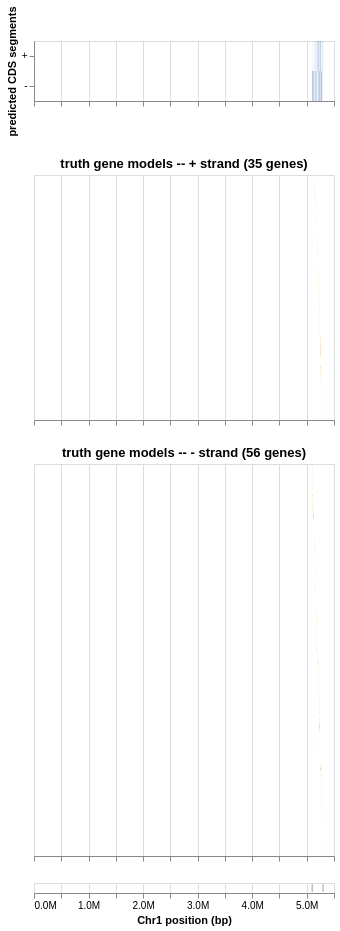

Notebook cell for this chart:
### Markdown cell above
## Gene-model diagrams (predicted vs truth)

One lane per truth mRNA (orange CDS blocks on a grey intron backbone), strand-separated panels,
with the predicted CDS segments (blue) as strand tracks on top — all on the shared locus
coordinate axis. The embedded vega output renders in the GitHub notebook viewer.

### Code cell
import json

import altair as alt
import pandas as pd
import vl_convert as vlc
from IPython.display import display

alt.data_transformers.enable("default", max_rows=None)

# Genomic 1-based closed display coordinates throughout.
truth_cds_df = pd.DataFrame(
    [
        {"gene": mrna_id, "start": s0 + 1, "end": e0}
        for s0, e0, strand, mrna_id in truth_cds
        if strand == "+"
    ]
    + [
        {"gene": mrna_id, "start": s0 + 1, "end": e0}
        for s0, e0, strand, mrna_id in truth_cds
        if strand == "-"
    ]
)
span_records = {"+": [], "-": []}
for g1_start, g1_end, g_strand, g_id in gene_spans:
    span_records[g_strand].append({"gene": g_id, "start": g1_start, "end": g1_end})
pred_records = []
for strand in ("+", "-"):
    for s, e in predicted_segments[strand]:
        pred_records.append({"strand": strand, "start": s + genomic_offset + 1, "end": e + genomic_offset})
pred_track_df = pd.DataFrame(pred_records)

gene_orders = {}
for strand in ("+", "-"):
    ordered = sorted(span_records[strand], key=lambda r: r["start"])
    gene_orders[strand] = [r["gene"] for r in ordered]

predicted_track = (
    alt.Chart(pred_track_df)
    .mark_rect(color="#4c78a8")
    .encode(
        x=alt.X("start:Q").title(None).axis(format="s", labels=False),
        x2=alt.X2("end:Q"),
        y=alt.Y("strand:N").title("predicted CDS segments"),
    )
    .properties(height=60)
)


def gene_panel(strand):
    spans_df = pd.DataFrame(span_records[strand])
    order = gene_orders[strand]
    cds_df = truth_cds_df[truth_cds_df["gene"].isin(order)]
    backbone = (
        alt.Chart(spans_df)
        .mark_rule(color="#999999")
        .encode(
            x=alt.X("start:Q").title(None).axis(format="s", labels=False),
            x2=alt.X2("end:Q"),
            y=alt.Y("gene:N").sort(order).axis(None),
        )
    )
    blocks = (
        alt.Chart(cds_df)
        .mark_rect(color="#f58518")
        .encode(
            x=alt.X("start:Q").title(None).axis(format="s", labels=False),
            x2=alt.X2("end:Q"),
            y=alt.Y("gene:N").sort(order).axis(None),
        )
    )
    return (
        (backbone + blocks)
        .properties(
            height={"step": 7},
            title=f"truth gene models -- {strand} strand ({len(order)} genes)",
        )
        .interactive()
    )


x_axis = (
    alt.Chart(pd.DataFrame({"x": [locus_start, locus_end]}))
    .mark_tick()
    .encode(x=alt.X("x:Q").title("Chr1 position (bp)").axis(format="s"))
    .properties(height=10)
)

gene_model_chart = alt.vconcat(
    predicted_track,
    gene_panel("+"),
    gene_panel("-"),
    x_axis,
).resolve_scale(x="shared")

# Embed the figure as inline vega JSON (no external files, no binaries): the
# compiled vega spec renders in the GitHub notebook viewer and the native
# vega-lite spec rides along for newer front-ends. Rounding coordinates and
# the per-gene-lane layout keep the embedded payloads inside the 2 MB budget.
vegalite_spec = json.loads(gene_model_chart.to_json())
vega_spec = vlc.vegalite_to_vega(vegalite_spec)
display(
    {
        "application/vnd.vega.v6+json": vega_spec,
        "application/vnd.vegalite.v6.json": json.dumps(vegalite_spec),
        "text/plain": (
            "PlantHelixSeek Anno predicted CDS segments (blue) vs TAIR10 truth "
            "gene models (orange CDS blocks on grey intron backbones)"
        ),
    },
    raw=True,
)
print(f"figure_truth_genes_plus={len(gene_orders['+'])}")
print(f"figure_truth_genes_minus={len(gene_orders['-'])}")

### Figure 1 — Vega specification as saved in the notebook (floating-point values rounded to 4 significant figures; data arrays with more than 128 entries replaced by an {"elided": "..."} marker saying what was removed)
{"$schema": "https://vega.github.io/schema/vega/v6.json", "background": "white", "data": [{"name": "param_1e9efca18e7a2868_store"}, {"name": "data-a749c1192091ce6a59f0f508302783ef", "values": {"elided": "394 records"}}, {"name": "data-364f5f8d1bfadfa66cac1feeaf64b8f2", "values": [{"end": 5126151, "gene": "AT1G14860.1", "start": 5124742}, {"end": 5137957, "gene": "AT1G14890.1", "start": 5137014}, {"end": 5151354, "gene": "AT1G14920.1", "start": 5149226}, {"end": 5170066, "gene": "AT1G15000.1", "start": 5168596}, {"end": 5171742, "gene": "AT1G15010.1", "start": 5171207}, {"end": 5172923, "gene": "AT1G15015.1", "start": 5172081}, {"end": 5180049, "gene": "AT1G15030.1", "start": 5177529}, {"end": 5181964, "gene": "AT1G15045.1", "start": 5181857}, {"end": 5189673, "gene": "AT1G15080.1", "start": 5187626}, {"end": 5202175, "gene": "AT1G15110.1", "start": 5199018}, {"end": 5202175, "gene": "AT1G15110.2", "start": 5199018}, {"end": 5204193, "gene": "AT1G15120.1", "start": 5202854}, {"end": 5204193, "gene": "AT1G15120.2", "start": 5202648}, {"end": 5205912, "gene": "AT1G15125.1", "start": 5204625}, {"end": 5214858, "gene": "AT1G15150.1", "start": 5212615}, {"end": 5217545, "gene": "AT1G15160.1", "start": 5215475}, {"end": 5222973, "gene": "AT1G15170.1", "start": 5220641}, {"end": 5226702, "gene": "AT1G15180.1", "start": 5224385}, {"end": 5226702, "gene": "AT1G15180.2", "start": 5224411}, {"end": 5228202, "gene": "AT1G15190.1", "start": 5227053}, {"end": 5240033, "gene": "AT1G15215.1", "start": 5238102}, {"end": 5240051, "gene": "AT1G15215.2", "start": 5238065}, {"end": 5240033, "gene": "AT1G15215.3", "start": 5238065}, {"end": 5246671, "gene": "AT1G15240.1", "start": 5243450}, {"end": 5248604, "gene": "AT1G15240.2", "start": 5243450}, {"end": 5248604, "gene": "AT1G15240.3", "start": 5243450}, {"end": 5250573, "gene": "AT1G15260.1", "start": 5249760}, {"end": 5256753, "gene": "AT1G15280.1", "start": 5252315}, {"end": 5256751, "gene": "AT1G15280.2", "start": 5252317}, {"end": 5275602, "gene": "AT1G15330.1", "start": 5274346}, {"end": 5284673, "gene": "AT1G15360.1", "start": 5283538}, {"end": 5288577, "gene": "AT1G15370.1", "start": 5287047}, {"end": 5292535, "gene": "AT1G15380.1", "start": 5290745}, {"end": 5292535, "gene": "AT1G15380.2", "start": 5290747}, {"end": 5295797, "gene": "AT1G15390.1", "start": 5294629}]}, {"name": "data-a360635d6a704cb547a282cec9e6143f", "values": {"elided": "193 records"}}, {"name": "data-69d2dfa470c8604511c51ca625ecf408", "values": [{"end": 5104695, "gene": "AT1G14810.1", "start": 5102424}, {"end": 5106949, "gene": "AT1G14820.1", "start": 5105127}, {"end": 5106861, "gene": "AT1G14820.2", "start": 5105018}, {"end": 5106954, "gene": "AT1G14820.3", "start": 5105114}, {"end": 5111670, "gene": "AT1G14830.1", "start": 5107421}, {"end": 5115428, "gene": "AT1G14840.1", "start": 5112084}, {"end": 5115497, "gene": "AT1G14840.2", "start": 5111955}, {"end": 5123259, "gene": "AT1G14850.1", "start": 5116696}, {"end": 5129523, "gene": "AT1G14870.1", "start": 5128375}, {"end": 5133716, "gene": "AT1G14880.1", "start": 5132535}, {"end": 5139432, "gene": "AT1G14900.1", "start": 5138334}, {"end": 5143689, "gene": "AT1G14910.1", "start": 5139712}, {"end": 5153084, "gene": "AT1G14930.1", "start": 5152263}, {"end": 5155563, "gene": "AT1G14940.1", "start": 5154537}, {"end": 5155564, "gene": "AT1G14940.2", "start": 5154544}, {"end": 5158269, "gene": "AT1G14950.1", "start": 5157336}, {"end": 5160083, "gene": "AT1G14960.1", "start": 5159199}, {"end": 5164917, "gene": "AT1G14970.1", "start": 5161949}, {"end": 5166745, "gene": "AT1G14980.1", "start": 5165628}, {"end": 5168243, "gene": "AT1G14990.1", "start": 5167147}, {"end": 5168264, "gene": "AT1G14990.2", "start": 5167031}, {"end": 5176220, "gene": "AT1G15020.1", "start": 5173097}, {"end": 5176223, "gene": "AT1G15020.2", "start": 5173125}, {"end": 5181389, "gene": "AT1G15040.1", "start": 5179887}, {"end": 5181374, "gene": "AT1G15040.2", "start": 5179894}, {"end": 5183243, "gene": "AT1G15050.1", "start": 5182256}, {"end": 5186974, "gene": "AT1G15060.1", "start": 5183607}, {"end": 5194203, "gene": "AT1G15100.1", "start": 5193426}, {"end": 5209915, "gene": "AT1G15130.1", "start": 5206002}, {"end": 5212349, "gene": "AT1G15140.1", "start": 5210206}, {"end": 5212349, "gene": "AT1G15140.2", "start": 5210282}, {"end": 5212349, "gene": "AT1G15140.3", "start": 5210245}, {"end": 5220113, "gene": "AT1G15165.1", "start": 5217719}, {"end": 5231184, "gene": "AT1G15200.1", "start": 5228300}, {"end": 5231184, "gene": "AT1G15200.2", "start": 5228300}, {"end": 5231184, "gene": "AT1G15200.3", "start": 5228300}, {"end": 5231184, "gene": "AT1G15200.4", "start": 5228300}, {"end": 5236573, "gene": "AT1G15210.1", "start": 5231348}, {"end": 5241538, "gene": "AT1G15220.1", "start": 5240199}, {"end": 5241521, "gene": "AT1G15220.2", "start": 5240029}, {"end": 5243227, "gene": "AT1G15230.1", "start": 5242198}, {"end": 5249474, "gene": "AT1G15250.1", "start": 5248664}, {"end": 5252121, "gene": "AT1G15270.1", "start": 5250650}, {"end": 5264942, "gene": "AT1G15290.1", "start": 5257046}, {"end": 5272058, "gene": "AT1G15310.1", "start": 5269019}, {"end": 5274013, "gene": "AT1G15320.1", "start": 5272256}, {"end": 5274074, "gene": "AT1G15320.2", "start": 5272256}, {"end": 5277689, "gene": "AT1G15340.1", "start": 5275677}, {"end": 5277689, "gene": "AT1G15340.2", "start": 5275677}, {"end": 5279877, "gene": "AT1G15350.1", "start": 5278260}, {"end": 5279873, "gene": "AT1G15350.2", "start": 5278260}, {"end": 5279865, "gene": "AT1G15350.3", "start": 5278291}, {"end": 5293265, "gene": "AT1G15385.1", "start": 5292756}, {"end": 5296882, "gene": "AT1G15400.1", "start": 5295827}, {"end": 5296902, "gene": "AT1G15400.2", "start": 5296225}, {"end": 5296824, "gene": "AT1G15400.3", "start": 5295773}]}, {"name": "data-6fc53890bfcdd831c9173b2ccd9f30e4", "values": {"elided": "327 records"}}, {"name": "data-fee6428c0ef57133f167a5eac6ab2174", "values": [{"x": 5100001}, {"x": 5300000}]}, {"name": "data_0", "source": "data-a749c1192091ce6a59f0f508302783ef", "transform": [{"expr": "isValid(datum[\"start\"]) && isFinite(+datum[\"start\"])", "type": "filter"}]}, {"name": "data_1", "source": "data-364f5f8d1bfadfa66cac1feeaf64b8f2", "transform": [{"as": "y_gene_sort_index", "expr": "datum[\"gene\"]===\"AT1G14860.1\" ? 0 : datum[\"gene\"]===\"AT1G14890.1\" ? 1 : datum[\"gene\"]===\"AT1G14920.1\" ? 2 : datum[\"gene\"]===\"AT1G15000.1\" ? 3 : datum[\"gene\"]===\"AT1G15010.1\" ? 4 : datum[\"gene\"]===\"AT1G15015.1\" ? 5 : datum[\"gene\"]===\"AT1G15030.1\" ? 6 : datum[\"gene\"]===\"AT1G15045.1\" ? 7 : datum[\"gene\"]===\"AT1G15080.1\" ? 8 : datum[\"gene\"]===\"AT1G15110.1\" ? 9 : datum[\"gene\"]===\"AT1G15110.2\" ? 10 : datum[\"gene\"]===\"AT1G15120.2\" ? 11 : datum[\"gene\"]===\"AT1G15120.1\" ? 12 : datum[\"gene\"]===\"AT1G15125.1\" ? 13 : datum[\"gene\"]===\"AT1G15150.1\" ? 14 : datum[\"gene\"]===\"AT1G15160.1\" ? 15 : datum[\"gene\"]===\"AT1G15170.1\" ? 16 : datum[\"gene\"]===\"AT1G15180.1\" ? 17 : datum[\"gene\"]===\"AT1G15180.2\" ? 18 : datum[\"gene\"]===\"AT1G15190.1\" ? 19 : datum[\"gene\"]===\"AT1G15215.2\" ? 20 : datum[\"gene\"]===\"AT1G15215.3\" ? 21 : datum[\"gene\"]===\"AT1G15215.1\" ? 22 : datum[\"gene\"]===\"AT1G15240.1\" ? 23 : datum[\"gene\"]===\"AT1G15240.2\" ? 24 : datum[\"gene\"]===\"AT1G15240.3\" ? 25 : datum[\"gene\"]===\"AT1G15260.1\" ? 26 : datum[\"gene\"]===\"AT1G15280.1\" ? 27 : datum[\"gene\"]===\"AT1G15280.2\" ? 28 : datum[\"gene\"]===\"AT1G15330.1\" ? 29 : datum[\"gene\"]===\"AT1G15360.1\" ? 30 : datum[\"gene\"]===\"AT1G15370.1\" ? 31 : datum[\"gene\"]===\"AT1G15380.1\" ? 32 : datum[\"gene\"]===\"AT1G15380.2\" ? 33 : datum[\"gene\"]===\"AT1G15390.1\" ? 34 : 35", "type": "formula"}]}, {"name": "data_2", "source": "data_1", "transform": [{"expr": "isValid(datum[\"start\"]) && isFinite(+datum[\"start\"])", "type": "filter"}]}, {"name": "data_3", "source": "data-a360635d6a704cb547a282cec9e6143f", "transform": [{"as": "y_gene_sort_index", "expr": "datum[\"gene\"]===\"AT1G14860.1\" ? 0 : datum[\"gene\"]===\"AT1G14890.1\" ? 1 : datum[\"gene\"]===\"AT1G14920.1\" ? 2 : datum[\"gene\"]===\"AT1G15000.1\" ? 3 : datum[\"gene\"]===\"AT1G15010.1\" ? 4 : datum[\"gene\"]===\"AT1G15015.1\" ? 5 : datum[\"gene\"]===\"AT1G15030.1\" ? 6 : datum[\"gene\"]===\"AT1G15045.1\" ? 7 : datum[\"gene\"]===\"AT1G15080.1\" ? 8 : datum[\"gene\"]===\"AT1G15110.1\" ? 9 : datum[\"gene\"]===\"AT1G15110.2\" ? 10 : datum[\"gene\"]===\"AT1G15120.2\" ? 11 : datum[\"gene\"]===\"AT1G15120.1\" ? 12 : datum[\"gene\"]===\"AT1G15125.1\" ? 13 : datum[\"gene\"]===\"AT1G15150.1\" ? 14 : datum[\"gene\"]===\"AT1G15160.1\" ? 15 : datum[\"gene\"]===\"AT1G15170.1\" ? 16 : datum[\"gene\"]===\"AT1G15180.1\" ? 17 : datum[\"gene\"]===\"AT1G15180.2\" ? 18 : datum[\"gene\"]===\"AT1G15190.1\" ? 19 : datum[\"gene\"]===\"AT1G15215.2\" ? 20 : datum[\"gene\"]===\"AT1G15215.3\" ? 21 : datum[\"gene\"]===\"AT1G15215.1\" ? 22 : datum[\"gene\"]===\"AT1G15240.1\" ? 23 : datum[\"gene\"]===\"AT1G15240.2\" ? 24 : datum[\"gene\"]===\"AT1G15240.3\" ? 25 : datum[\"gene\"]===\"AT1G15260.1\" ? 26 : datum[\"gene\"]===\"AT1G15280.1\" ? 27 : datum[\"gene\"]===\"AT1G15280.2\" ? 28 : datum[\"gene\"]===\"AT1G15330.1\" ? 29 : datum[\"gene\"]===\"AT1G15360.1\" ? 30 : datum[\"gene\"]===\"AT1G15370.1\" ? 31 : datum[\"gene\"]===\"AT1G15380.1\" ? 32 : datum[\"gene\"]===\"AT1G15380.2\" ? 33 : datum[\"gene\"]===\"AT1G15390.1\" ? 34 : 35", "type": "formula"}]}, {"name": "data_4", "source": "data_3", "transform": [{"expr": "isValid(datum[\"start\"]) && isFinite(+datum[\"start\"])", "type": "filter"}]}, {"name": "data_5", "source": "data-69d2dfa470c8604511c51ca625ecf408", "transform": [{"as": "y_gene_sort_index", "expr": "datum[\"gene\"]===\"AT1G14810.1\" ? 0 : datum[\"gene\"]===\"AT1G14820.2\" ? 1 : datum[\"gene\"]===\"AT1G14820.3\" ? 2 : datum[\"gene\"]===\"AT1G14820.1\" ? 3 : datum[\"gene\"]===\"AT1G14830.1\" ? 4 : datum[\"gene\"]===\"AT1G14840.2\" ? 5 : datum[\"gene\"]===\"AT1G14840.1\" ? 6 : datum[\"gene\"]===\"AT1G14850.1\" ? 7 : datum[\"gene\"]===\"AT1G14870.1\" ? 8 : datum[\"gene\"]===\"AT1G14880.1\" ? 9 : datum[\"gene\"]===\"AT1G14900.1\" ? 10 : datum[\"gene\"]===\"AT1G14910.1\" ? 11 : datum[\"gene\"]===\"AT1G14930.1\" ? 12 : datum[\"gene\"]===\"AT1G14940.1\" ? 13 : datum[\"gene\"]===\"AT1G14940.2\" ? 14 : datum[\"gene\"]===\"AT1G14950.1\" ? 15 : datum[\"gene\"]===\"AT1G14960.1\" ? 16 : datum[\"gene\"]===\"AT1G14970.1\" ? 17 : datum[\"gene\"]===\"AT1G14980.1\" ? 18 : datum[\"gene\"]===\"AT1G14990.2\" ? 19 : datum[\"gene\"]===\"AT1G14990.1\" ? 20 : datum[\"gene\"]===\"AT1G15020.1\" ? 21 : datum[\"gene\"]===\"AT1G15020.2\" ? 22 : datum[\"gene\"]===\"AT1G15040.1\" ? 23 : datum[\"gene\"]===\"AT1G15040.2\" ? 24 : datum[\"gene\"]===\"AT1G15050.1\" ? 25 : datum[\"gene\"]===\"AT1G15060.1\" ? 26 : datum[\"gene\"]===\"AT1G15100.1\" ? 27 : datum[\"gene\"]===\"AT1G15130.1\" ? 28 : datum[\"gene\"]===\"AT1G15140.1\" ? 29 : datum[\"gene\"]===\"AT1G15140.3\" ? 30 : datum[\"gene\"]===\"AT1G15140.2\" ? 31 : datum[\"gene\"]===\"AT1G15165.1\" ? 32 : datum[\"gene\"]===\"AT1G15200.1\" ? 33 : datum[\"gene\"]===\"AT1G15200.2\" ? 34 : datum[\"gene\"]===\"AT1G15200.3\" ? 35 : datum[\"gene\"]===\"AT1G15200.4\" ? 36 : datum[\"gene\"]===\"AT1G15210.1\" ? 37 : datum[\"gene\"]===\"AT1G15220.2\" ? 38 : datum[\"gene\"]===\"AT1G15220.1\" ? 39 : datum[\"gene\"]===\"AT1G15230.1\" ? 40 : datum[\"gene\"]===\"AT1G15250.1\" ? 41 : datum[\"gene\"]===\"AT1G15270.1\" ? 42 : datum[\"gene\"]===\"AT1G15290.1\" ? 43 : datum[\"gene\"]===\"AT1G15310.1\" ? 44 : datum[\"gene\"]===\"AT1G15320.1\" ? 45 : datum[\"gene\"]===\"AT1G15320.2\" ? 46 : datum[\"gene\"]===\"AT1G15340.1\" ? 47 : datum[\"gene\"]===\"AT1G15340.2\" ? 48 : datum[\"gene\"]===\"AT1G15350.1\" ? 49 : datum[\"gene\"]===\"AT1G15350.2\" ? 50 : datum[\"gene\"]===\"AT1G15350.3\" ? 51 : datum[\"gene\"]===\"AT1G15385.1\" ? 52 : datum[\"gene\"]===\"AT1G15400.3\" ? 53 : datum[\"gene\"]===\"AT1G15400.1\" ? 54 : datum[\"gene\"]===\"AT1G15400.2\" ? 55 : 56", "type": "formula"}]}, {"name": "data_6", "source": "data_5", "transform": [{"expr": "isValid(datum[\"start\"]) && isFinite(+datum[\"start\"])", "type": "filter"}]}, {"name": "data_7", "source": "data-6fc53890bfcdd831c9173b2ccd9f30e4", "transform": [{"as": "y_gene_sort_index", "expr": "datum[\"gene\"]===\"AT1G14810.1\" ? 0 : datum[\"gene\"]===\"AT1G14820.2\" ? 1 : datum[\"gene\"]===\"AT1G14820.3\" ? 2 : datum[\"gene\"]===\"AT1G14820.1\" ? 3 : datum[\"gene\"]===\"AT1G14830.1\" ? 4 : datum[\"gene\"]===\"AT1G14840.2\" ? 5 : datum[\"gene\"]===\"AT1G14840.1\" ? 6 : datum[\"gene\"]===\"AT1G14850.1\" ? 7 : datum[\"gene\"]===\"AT1G14870.1\" ? 8 : datum[\"gene\"]===\"AT1G14880.1\" ? 9 : datum[\"gene\"]===\"AT1G14900.1\" ? 10 : datum[\"gene\"]===\"AT1G14910.1\" ? 11 : datum[\"gene\"]===\"AT1G14930.1\" ? 12 : datum[\"gene\"]===\"AT1G14940.1\" ? 13 : datum[\"gene\"]===\"AT1G14940.2\" ? 14 : datum[\"gene\"]===\"AT1G14950.1\" ? 15 : datum[\"gene\"]===\"AT1G14960.1\" ? 16 : datum[\"gene\"]===\"AT1G14970.1\" ? 17 : datum[\"gene\"]===\"AT1G14980.1\" ? 18 : datum[\"gene\"]===\"AT1G14990.2\" ? 19 : datum[\"gene\"]===\"AT1G14990.1\" ? 20 : datum[\"gene\"]===\"AT1G15020.1\" ? 21 : datum[\"gene\"]===\"AT1G15020.2\" ? 22 : datum[\"gene\"]===\"AT1G15040.1\" ? 23 : datum[\"gene\"]===\"AT1G15040.2\" ? 24 : datum[\"gene\"]===\"AT1G15050.1\" ? 25 : datum[\"gene\"]===\"AT1G15060.1\" ? 26 : datum[\"gene\"]===\"AT1G15100.1\" ? 27 : datum[\"gene\"]===\"AT1G15130.1\" ? 28 : datum[\"gene\"]===\"AT1G15140.1\" ? 29 : datum[\"gene\"]===\"AT1G15140.3\" ? 30 : datum[\"gene\"]===\"AT1G15140.2\" ? 31 : datum[\"gene\"]===\"AT1G15165.1\" ? 32 : datum[\"gene\"]===\"AT1G15200.1\" ? 33 : datum[\"gene\"]===\"AT1G15200.2\" ? 34 : datum[\"gene\"]===\"AT1G15200.3\" ? 35 : datum[\"gene\"]===\"AT1G15200.4\" ? 36 : datum[\"gene\"]===\"AT1G15210.1\" ? 37 : datum[\"gene\"]===\"AT1G15220.2\" ? 38 : datum[\"gene\"]===\"AT1G15220.1\" ? 39 : datum[\"gene\"]===\"AT1G15230.1\" ? 40 : datum[\"gene\"]===\"AT1G15250.1\" ? 41 : datum[\"gene\"]===\"AT1G15270.1\" ? 42 : datum[\"gene\"]===\"AT1G15290.1\" ? 43 : datum[\"gene\"]===\"AT1G15310.1\" ? 44 : datum[\"gene\"]===\"AT1G15320.1\" ? 45 : datum[\"gene\"]===\"AT1G15320.2\" ? 46 : datum[\"gene\"]===\"AT1G15340.1\" ? 47 : datum[\"gene\"]===\"AT1G15340.2\" ? 48 : datum[\"gene\"]===\"AT1G15350.1\" ? 49 : datum[\"gene\"]===\"AT1G15350.2\" ? 50 : datum[\"gene\"]===\"AT1G15350.3\" ? 51 : datum[\"gene\"]===\"AT1G15385.1\" ? 52 : datum[\"gene\"]===\"AT1G15400.3\" ? 53 : datum[\"gene\"]===\"AT1G15400.1\" ? 54 : datum[\"gene\"]===\"AT1G15400.2\" ? 55 : 56", "type": "formula"}]}, {"name": "data_8", "source": "data_7", "transform": [{"expr": "isValid(datum[\"start\"]) && isFinite(+datum[\"start\"])", "type": "filter"}]}, {"name": "data_9", "source": "data-fee6428c0ef57133f167a5eac6ab2174", "transform": [{"expr": "isValid(datum[\"x\"]) && isFinite(+datum[\"x\"])", "type": "filter"}]}], "layout": {"align": "each", "bounds": "full", "columns": 1, "padding": 20}, "marks": [{"axes": [{"aria": false, "domain": false, "grid": true, "gridScale": "concat_0_y", "labels": false, "maxExtent": 0, "minExtent": 0, "orient": "bottom", "scale": "x", "tickCount": {"signal": "ceil(width/40)"}, "ticks": false, "zindex": 0}, {"format": "s", "grid": false, "labelFlush": true, "labelOverlap": true, "labels": false, "orient": "bottom", "scale": "x", "tickCount": {"signal": "ceil(width/40)"}, "zindex": 0}, {"grid": false, "orient": "left", "scale": "concat_0_y", "title": "predicted CDS segments", "zindex": 1}], "encode": {"update": {"height": {"signal": "concat_0_height"}, "width": {"signal": "width"}}}, "marks": [{"clip": true, "encode": {"update": {"description": {"signal": "\"start: \" + (format(datum[\"start\"], \"s\")) + \"; predicted CDS segments: \" + (isValid(datum[\"strand\"]) ? isArray(datum[\"strand\"]) ? join(datum[\"strand\"], ' ') : datum[\"strand\"] : \"\"+datum[\"strand\"]) + \"; end: \" + (format(datum[\"end\"], \"\"))"}, "fill": {"value": "#4c78a8"}, "height": {"signal": "max(0.25, bandwidth('concat_0_y'))"}, "x": {"field": "start", "scale": "x"}, "x2": {"field": "end", "scale": "x"}, "y": {"field": "strand", "scale": "concat_0_y"}}}, "from": {"data": "data_0"}, "interactive": false, "name": "concat_0_marks", "style": ["rect"], "type": "rect"}], "name": "concat_0_group", "style": "cell", "type": "group"}, {"axes": [{"aria": false, "domain": false, "grid": true, "gridScale": "concat_1_y", "labels": false, "maxExtent": 0, "minExtent": 0, "orient": "bottom", "scale": "x", "tickCount": {"signal": "ceil(width/40)"}, "ticks": false, "zindex": 0}, {"format": "s", "grid": false, "labelFlush": true, "labelOverlap": true, "labels": false, "orient": "bottom", "scale": "x", "tickCount": {"signal": "ceil(width/40)"}, "zindex": 0}], "encode": {"update": {"height": {"signal": "concat_1_height"}, "width": {"signal": "width"}}}, "marks": [{"clip": true, "encode": {"update": {"description": {"signal": "\"start: \" + (format(datum[\"start\"], \"s\")) + \"; gene: \" + (isValid(datum[\"gene\"]) ? isArray(datum[\"gene\"]) ? join(datum[\"gene\"], ' ') : datum[\"gene\"] : \"\"+datum[\"gene\"]) + \"; end: \" + (format(datum[\"end\"], \"\"))"}, "stroke": {"value": "#999999"}, "x": {"field": "start", "scale": "x"}, "x2": {"field": "end", "scale": "x"}, "y": {"band": 0.5, "field": "gene", "scale": "concat_1_y"}}}, "from": {"data": "data_2"}, "interactive": true, "name": "view_e1825d67d9f71d9e_1_marks", "style": ["rule"], "type": "rule"}, {"clip": true, "encode": {"update": {"description": {"signal": "\"start: \" + (format(datum[\"start\"], \"s\")) + \"; gene: \" + (isValid(datum[\"gene\"]) ? isArray(datum[\"gene\"]) ? join(datum[\"gene\"], ' ') : datum[\"gene\"] : \"\"+datum[\"gene\"]) + \"; end: \" + (format(datum[\"end\"], \"\"))"}, "fill": {"value": "#f58518"}, "height": {"signal": "max(0.25, bandwidth('concat_1_y'))"}, "x": {"field": "start", "scale": "x"}, "x2": {"field": "end", "scale": "x"}, "y": {"field": "gene", "scale": "concat_1_y"}}}, "from": {"data": "data_4"}, "interactive": false, "name": "concat_1_layer_1_marks", "style": ["rect"], "type": "rect"}], "name": "concat_1_group", "signals": [{"name": "param_1e9efca18e7a2868_start", "on": [{"events": [{"source": "view", "type": "dblclick"}], "update": "null"}, {"events": {"signal": "param_1e9efca18e7a2868_translate_delta"}, "update": "panLinear(param_1e9efca18e7a2868_translate_anchor.extent_x, -param_1e9efca18e7a2868_translate_delta.x / width)"}, {"events": {"signal": "param_1e9efca18e7a2868_zoom_delta"}, "update": "zoomLinear(domain(\"x\"), param_1e9efca18e7a2868_zoom_anchor.x, param_1e9efca18e7a2868_zoom_delta)"}], "push": "outer"}, {"name": "param_1e9efca18e7a2868_gene", "on": [{"events": [{"source": "view", "type": "dblclick"}], "update": "null"}, {"events": {"signal": "param_1e9efca18e7a2868_translate_delta"}, "update": "panLinear(param_1e9efca18e7a2868_translate_anchor.extent_y, param_1e9efca18e7a2868_translate_delta.y / concat_1_height)"}, {"events": {"signal": "param_1e9efca18e7a2868_zoom_delta"}, "update": "zoomLinear(domain(\"concat_1_y\"), param_1e9efca18e7a2868_zoom_anchor.y, param_1e9efca18e7a2868_zoom_delta)"}]}, {"name": "param_1e9efca18e7a2868_tuple", "on": [{"events": [{"signal": "param_1e9efca18e7a2868_start || param_1e9efca18e7a2868_gene"}], "update": "param_1e9efca18e7a2868_start && param_1e9efca18e7a2868_gene ? {unit: \"view_e1825d67d9f71d9e_1\", fields: param_1e9efca18e7a2868_tuple_fields, values: [param_1e9efca18e7a2868_start,param_1e9efca18e7a2868_gene]} : null"}]}, {"name": "param_1e9efca18e7a2868_tuple_fields", "value": [{"channel": "x", "field": "start", "type": "R"}, {"channel": "y", "field": "gene", "type": "E"}]}, {"name": "param_1e9efca18e7a2868_translate_anchor", "on": [{"events": [{"source": "scope", "type": "pointerdown"}], "update": "{x: x(unit), y: y(unit), extent_x: domain(\"x\"), extent_y: domain(\"concat_1_y\")}"}], "value": {}}, {"name": "param_1e9efca18e7a2868_translate_delta", "on": [{"events": [{"between": [{"source": "scope", "type": "pointerdown"}, {"source": "window", "type": "pointerup"}], "consume": true, "source": "window", "type": "pointermove"}], "update": "{x: param_1e9efca18e7a2868_translate_anchor.x - x(unit), y: param_1e9efca18e7a2868_translate_anchor.y - y(unit)}"}], "value": {}}, {"name": "param_1e9efca18e7a2868_zoom_anchor", "on": [{"events": [{"consume": true, "source": "scope", "type": "wheel"}], "update": "{x: invert(\"x\", x(unit)), y: invert(\"concat_1_y\", y(unit))}"}]}, {"name": "param_1e9efca18e7a2868_zoom_delta", "on": [{"events": [{"consume": true, "source": "scope", "type": "wheel"}], "force": true, "update": "pow(1.001, event.deltaY * pow(16, event.deltaMode))"}]}, {"name": "param_1e9efca18e7a2868_modify", "on": [{"events": {"signal": "param_1e9efca18e7a2868_tuple"}, "update": "modify(\"param_1e9efca18e7a2868_store\", param_1e9efca18e7a2868_tuple, true)"}]}], "style": "cell", "title": {"frame": "group", "text": "truth gene models -- + strand (35 genes)"}, "type": "group"}, {"axes": [{"aria": false, "domain": false, "grid": true, "gridScale": "concat_2_y", "labels": false, "maxExtent": 0, "minExtent": 0, "orient": "bottom", "scale": "x", "tickCount": {"signal": "ceil(width/40)"}, "ticks": false, "zindex": 0}, {"format": "s", "grid": false, "labelFlush": true, "labelOverlap": true, "labels": false, "orient": "bottom", "scale": "x", "tickCount": {"signal": "ceil(width/40)"}, "zindex": 0}], "encode": {"update": {"height": {"signal": "concat_2_height"}, "width": {"signal": "width"}}}, "marks": [{"clip": true, "encode": {"update": {"description": {"signal": "\"start: \" + (format(datum[\"start\"], \"s\")) + \"; gene: \" + (isValid(datum[\"gene\"]) ? isArray(datum[\"gene\"]) ? join(datum[\"gene\"], ' ') : datum[\"gene\"] : \"\"+datum[\"gene\"]) + \"; end: \" + (format(datum[\"end\"], \"\"))"}, "stroke": {"value": "#999999"}, "x": {"field": "start", "scale": "x"}, "x2": {"field": "end", "scale": "x"}, "y": {"band": 0.5, "field": "gene", "scale": "concat_2_y"}}}, "from": {"data": "data_6"}, "interactive": true, "name": "view_c6ff205d022086bd_2_marks", "style": ["rule"], "type": "rule"}, {"clip": true, "encode": {"update": {"description": {"signal": "\"start: \" + (format(datum[\"start\"], \"s\")) + \"; gene: \" + (isValid(datum[\"gene\"]) ? isArray(datum[\"gene\"]) ? join(datum[\"gene\"], ' ') : datum[\"gene\"] : \"\"+datum[\"gene\"]) + \"; end: \" + (format(datum[\"end\"], \"\"))"}, "fill": {"value": "#f58518"}, "height": {"signal": "max(0.25, bandwidth('concat_2_y'))"}, "x": {"field": "start", "scale": "x"}, "x2": {"field": "end", "scale": "x"}, "y": {"field": "gene", "scale": "concat_2_y"}}}, "from": {"data": "data_8"}, "interactive": false, "name": "concat_2_layer_1_marks", "style": ["rect"], "type": "rect"}], "name": "concat_2_group", "signals": [{"name": "param_1e9efca18e7a2868_start", "on": [{"events": [{"source": "view", "type": "dblclick"}], "update": "null"}, {"events": {"signal": "param_1e9efca18e7a2868_translate_delta"}, "update": "panLinear(param_1e9efca18e7a2868_translate_anchor.extent_x, -param_1e9efca18e7a2868_translate_delta.x / width)"}, {"events": {"signal": "param_1e9efca18e7a2868_zoom_delta"}, "update": "zoomLinear(domain(\"x\"), param_1e9efca18e7a2868_zoom_anchor.x, param_1e9efca18e7a2868_zoom_delta)"}], "push": "outer"}, {"name": "param_1e9efca18e7a2868_gene", "on": [{"events": [{"source": "view", "type": "dblclick"}], "update": "null"}, {"events": {"signal": "param_1e9efca18e7a2868_translate_delta"}, "update": "panLinear(param_1e9efca18e7a2868_translate_anchor.extent_y, param_1e9efca18e7a2868_translate_delta.y / concat_2_height)"}, {"events": {"signal": "param_1e9efca18e7a2868_zoom_delta"}, "update": "zoomLinear(domain(\"concat_2_y\"), param_1e9efca18e7a2868_zoom_anchor.y, param_1e9efca18e7a2868_zoom_delta)"}]}, {"name": "param_1e9efca18e7a2868_tuple", "on": [{"events": [{"signal": "param_1e9efca18e7a2868_start || param_1e9efca18e7a2868_gene"}], "update": "param_1e9efca18e7a2868_start && param_1e9efca18e7a2868_gene ? {unit: \"view_c6ff205d022086bd_2\", fields: param_1e9efca18e7a2868_tuple_fields, values: [param_1e9efca18e7a2868_start,param_1e9efca18e7a2868_gene]} : null"}]}, {"name": "param_1e9efca18e7a2868_tuple_fields", "value": [{"channel": "x", "field": "start", "type": "R"}, {"channel": "y", "field": "gene", "type": "E"}]}, {"name": "param_1e9efca18e7a2868_translate_anchor", "on": [{"events": [{"source": "scope", "type": "pointerdown"}], "update": "{x: x(unit), y: y(unit), extent_x: domain(\"x\"), extent_y: domain(\"concat_2_y\")}"}], "value": {}}, {"name": "param_1e9efca18e7a2868_translate_delta", "on": [{"events": [{"between": [{"source": "scope", "type": "pointerdown"}, {"source": "window", "type": "pointerup"}], "consume": true, "source": "window", "type": "pointermove"}], "update": "{x: param_1e9efca18e7a2868_translate_anchor.x - x(unit), y: param_1e9efca18e7a2868_translate_anchor.y - y(unit)}"}], "value": {}}, {"name": "param_1e9efca18e7a2868_zoom_anchor", "on": [{"events": [{"consume": true, "source": "scope", "type": "wheel"}], "update": "{x: invert(\"x\", x(unit)), y: invert(\"concat_2_y\", y(unit))}"}]}, {"name": "param_1e9efca18e7a2868_zoom_delta", "on": [{"events": [{"consume": true, "source": "scope", "type": "wheel"}], "force": true, "update": "pow(1.001, event.deltaY * pow(16, event.deltaMode))"}]}, {"name": "param_1e9efca18e7a2868_modify", "on": [{"events": {"signal": "param_1e9efca18e7a2868_tuple"}, "update": "modify(\"param_1e9efca18e7a2868_store\", param_1e9efca18e7a2868_tuple, true)"}]}], "style": "cell", "title": {"frame": "group", "text": "truth gene models -- - strand (56 genes)"}, "type": "group"}, {"axes": [{"aria": false, "domain": false, "grid": true, "labels": false, "maxExtent": 0, "minExtent": 0, "orient": "bottom", "scale": "x", "tickCount": {"signal": "ceil(width/40)"}, "ticks": false, "zindex": 0}, {"format": "s", "grid": false, "labelFlush": true, "labelOverlap": true, "orient": "bottom", "scale": "x", "tickCount": {"signal": "ceil(width/40)"}, "title": "Chr1 position (bp)", "zindex": 0}], "encode": {"update": {"height": {"signal": "concat_3_height"}, "width": {"signal": "width"}}}, "marks": [{"clip": true, "encode": {"update": {"ariaRoleDescription": {"value": "tick"}, "description": {"signal": "\"Chr1 position (bp): \" + (format(datum[\"x\"], \"s\"))"}, "fill": {"value": "#4c78a8"}, "height": {"signal": "0.75 * height"}, "opacity": {"value": 0.7}, "width": {"value": 1}, "xc": {"field": "x", "scale": "x"}, "yc": {"mult": 0.5, "signal": "concat_3_height"}}}, "from": {"data": "data_9"}, "interactive": false, "name": "concat_3_marks", "style": ["tick"], "type": "rect"}], "name": "concat_3_group", "signals": [{"name": "height", "update": "concat_3_height"}], "style": "cell", "type": "group"}], "padding": 5, "scales": [{"domain": {"fields": [{"data": "data_0", "field": "start"}, {"data": "data_0", "field": "end"}, {"data": "data_2", "field": "start"}, {"data": "data_2", "field": "end"}, {"data": "data_4", "field": "start"}, {"data": "data_4", "field": "end"}, {"data": "data_6", "field": "start"}, {"data": "data_6", "field": "end"}, {"data": "data_8", "field": "start"}, {"data": "data_8", "field": "end"}, {"data": "data_9", "field": "x"}]}, "domainRaw": {"signal": "param_1e9efca18e7a2868[\"start\"]"}, "name": "x", "nice": true, "range": [0, {"signal": "width"}], "type": "linear", "zero": true}, {"domain": {"data": "data_0", "field": "strand", "sort": true}, "name": "concat_0_y", "paddingInner": 0, "paddingOuter": 0, "range": [0, {"signal": "concat_0_height"}], "type": "band"}, {"domain": {"fields": [{"data": "data_1", "field": "gene"}, {"data": "data_3", "field": "gene"}], "sort": {"field": "y_gene_sort_index", "op": "min"}}, "name": "concat_1_y", "paddingInner": 0, "paddingOuter": 0, "range": {"step": {"signal": "concat_1_y_step"}}, "type": "band"}, {"domain": {"fields": [{"data": "data_5", "field": "gene"}, {"data": "data_7", "field": "gene"}], "sort": {"field": "y_gene_sort_index", "op": "min"}}, "name": "concat_2_y", "paddingInner": 0, "paddingOuter": 0, "range": {"step": {"signal": "concat_2_y_step"}}, "type": "band"}], "signals": [{"name": "concat_0_height", "value": 60}, {"name": "concat_1_y_step", "value": 7}, {"name": "concat_1_height", "update": "bandspace(domain('concat_1_y').length, 0, 0) * concat_1_y_step"}, {"name": "concat_2_y_step", "value": 7}, {"name": "concat_2_height", "update": "bandspace(domain('concat_2_y').length, 0, 0) * concat_2_y_step"}, {"name": "concat_3_height", "value": 10}, {"name": "unit", "on": [{"events": "pointermove", "update": "isTuple(group()) ? group() : unit"}], "value": {}}, {"name": "param_1e9efca18e7a2868", "update": "{\"start\": param_1e9efca18e7a2868_start}"}, {"name": "param_1e9efca18e7a2868_start"}], "width": 300}
